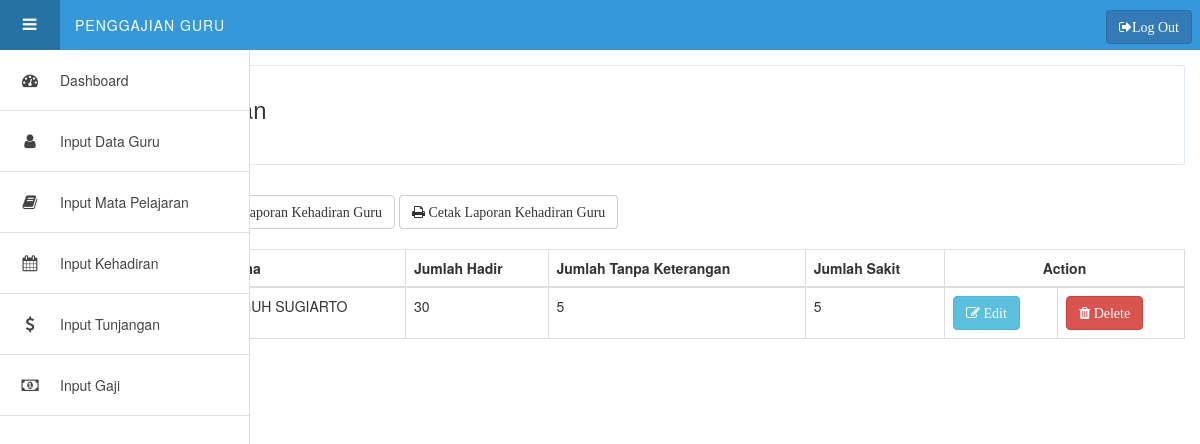
/admin/staf.php (signed in), run on the app's committed database.
### tables this page shows
CREATE TABLE `tbl_kehadiran` (
  `id_guru` int(20) NOT NULL,
  `nama` varchar(50) NOT NULL,
  `jumlah_hadir` int(3) NOT NULL,
  `jml_thadir` int(20) NOT NULL,
  `jml_sakit` int(10) NOT NULL
);

### admin/staf.php (the view, shortened to what this page needs)
<?php
  $per=10;
  $page= isset($_GET['page']) ? (int) $_GET['page'] : 1;
 $start = ($page>1) ? ($page*$per)-$per : 0 ;
  $q=mysql_query("SELECT * FROM tbl_kehadiran ORDER BY id_guru limit $start, $per");
?>
<!DOCTYPE html>
<html lang="en" >
<head>
    <link rel="stylesheet" href="css/style.css">
    <link rel="stylesheet" type="text/css" href="css/css/font-awesome.css">
    <link rel="stylesheet" type="text/css" href="css/bootstrap.css">
    <link rel="stylesheet" type="text/css" href="sweetalert-1-master/dist/sweetalert.css">
</head>
<body>
  <div class="header">
  <a href="#" id="menu-action">
    <i class="fa fa-bars"></i>
  </a>
  <div class="logo">
   Penggajian Guru
  <a href="logout.php"><button class="fa fa-sign-out btn btn-primary" style="position: relative; float: right; margin-top: 10px;margin-right: 8px;">Log Out</button></a>
  </div>
</div>
<div class="sidebar">
  <ul>
    <li><a href="index.php"><i class="fa fa-dashboard"></i><span>Dashboard</span></a></li>
    <li><a href="guru.php"><i class="fa fa-user"></i><span>Input Data Guru</span></a></li>
    <li><a href="pelajaran.php"><i class="fa fa-book"></i><span>Input Mata Pelajaran</span></a></li>
    <li><a href="staf.php"><i class="fa fa-calendar"></i><span>Input Kehadiran</span></a></li>
    <li><a href="tunjangan.php"><i class="fa fa-dollar"></i><span>Input Tunjangan</span></a></li>
    <li><a href="gaji.php"><i class="fa fa-money"></i><span>Input Gaji</span></a></li>
</div>
<div class="main">
  <div class="hipsum">
    <div class="jumbotron">
     <h1>Mata Pelajaran</h1>
      </div>
<div class="in">
<a href="input_hadir.php">
<button class="btn btn-success fa fa-pencil">  Input</button>
<a href="laporan_Kehadiraan.php"><button class="btn btn-default fa fa-download">  Download Laporan Kehadiran Guru</button></a>
<a href="cetak_laporan_Kehadiraan.php"><button class="btn btn-default fa fa-print">  Cetak Laporan Kehadiran Guru</button></a>
</a>
</div>
<br>
 <div class="table-responsive">
      <table class="table table-bordered">
        <thead>
          <tr>
            <th>No</th>
            <th>Id Guru</th>
            <th>Nama</th>
            <th>Jumlah Hadir</th>
            <th>Jumlah Tanpa Keterangan</th>
            <th>Jumlah Sakit</th>
            <th colspan="2"><center>Action</center></th>
          </tr>
        </thead>
        <?php
$a=1;
  while ($data=mysql_fetch_array($q)) { ?>
  <tbody>
          <tr>
            <th scope="row"><?php echo $a++; ?></th>
            <td><?php echo $data['id_guru']; ?></td>
            <td><?php echo $data['nama']; ?></td>
            <td><?php echo $data['jumlah_hadir']; ?></td>
            <td><?php echo $data['jml_thadir'];?></td>
            <td><?php echo $data['jml_sakit'];?></td>
            <td><a href="edit_jam.php?id=<?php echo $data['id_guru']; ?>"><button class="btn btn-info fa fa-edit">  Edit</button></a></td>
            <td><a href="delete_jam.php?id=<?php echo $data['id_guru']; ?>" id="idd" data-id="<?php echo $data['id_guru']; ?>"><button class="btn btn-danger fa fa-trash"  name="del"  id="id" data-id="<?php echo $data['id_guru']; ?>">   Delete</button></a></td>
          </tr>
          </tbody>
     <?php }
        ?>
        </table>
    </div>
 </div>
</div>
</body>
</html>

### admin/css/style.css (style rules this page uses)
*, *:before, *:after { -webkit-box-sizing: border-box; -moz-box-sizing: border-box; box-sizing: border-box; }
body { background: #f5f5f5; padding: 0; margin: 0; font-family: 'Lato', sans-serif; }
i.fa { font-size: 16px; }
.header { position: fixed; z-index: 10; top: 0; left: 0; background: #3498DB; width: 100%; height: 50px; line-height: 50px; color: #fff; }
.header .logo { text-transform: uppercase; letter-spacing: 1px; }
.header #menu-action { display: block; float: left; width: 60px; height: 50px; line-height: 50px; margin-right: 15px; color: #fff; text-decoration: none; text-align: center; background: rgba(0, 0, 0, 0.15); font-size: 13px; text-transform: uppercase; letter-spacing: 1px; -webkit-transition: all 0.2s ease-in-out; transition: all 0.2s ease-in-out; }
.header #menu-action i { display: inline-block; margin: 0 5px; }
.sidebar { position: fixed; z-index: 10; left: 0; top: 50px; height: 100%; width: 60px; background: #fff; border-right: 1px solid #ddd; text-align: center; -webkit-transition: all 0.2s ease-in-out; transition: all 0.2s ease-in-out; }
.sidebar:hover, .sidebar.active, .sidebar.hovered { width: 250px; -webkit-transition: all 0.2s ease-in-out; transition: all 0.2s ease-in-out; }
.sidebar ul { list-style-type: none; padding: 0; margin: 0; }
.sidebar ul li { display: block; }
.sidebar ul li a { display: block; position: relative; white-space: nowrap; overflow: hidden; border-bottom: 1px solid #ddd; color: #444; text-align: left; }
.sidebar ul li a i { display: inline-block; width: 60px; height: 60px; line-height: 60px; text-align: center; -webkit-animation-duration: .7s; -moz-animation-duration: .7s; -o-animation-duration: .7s; animation-duration: .7s; -webkit-animation-fill-mode: both; -moz-animation-fill-mode: both; -o-animation-fill-mode: both; animation-fill-mode: both; }
.sidebar ul li a span { display: inline-block; height: 60px; line-height: 60px; }
.main { position: relative; display: block; top: 50px; left: 0; padding: 15px; padding-left: 75px; -webkit-transition: all 0.2s ease-in-out; transition: all 0.2s ease-in-out; }
.main .jumbotron { background-color: #fff; padding: 30px !important; border: 1px solid #dfe8f1; -webkit-border-radius: 3px; -moz-border-radius: 3px; border-radius: 3px; }
.main .jumbotron h1 { font-size: 24px; margin: 0; padding: 0; margin-bottom: 12px; }
a { text-decoration: none; }

### data on the page
tbl_kehadiran: nama "TEGUH SUGIARTO", jumlah_hadir "30", jml_thadir "5", jml_sakit "5"
